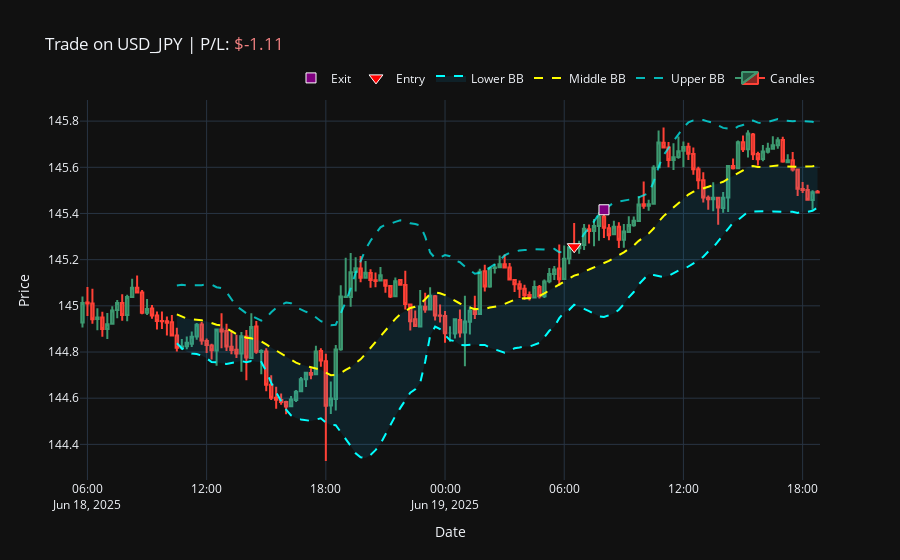
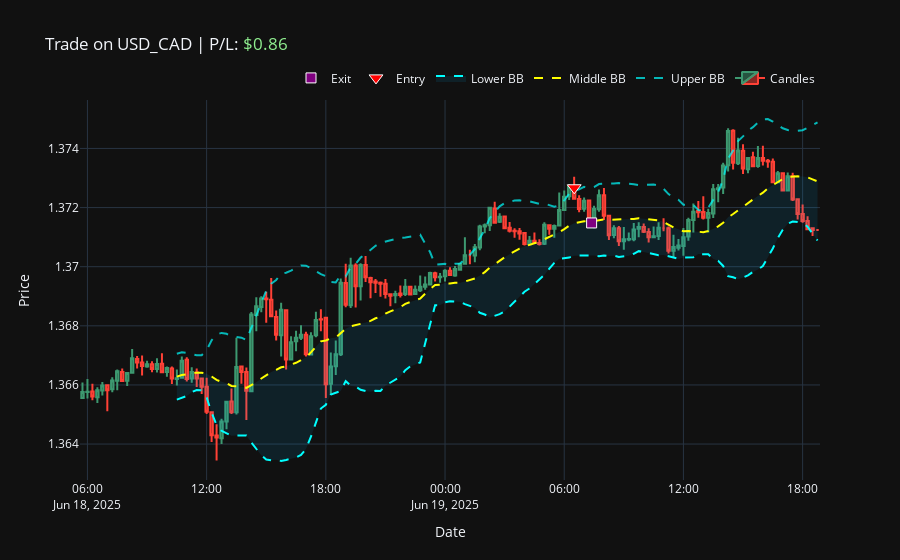
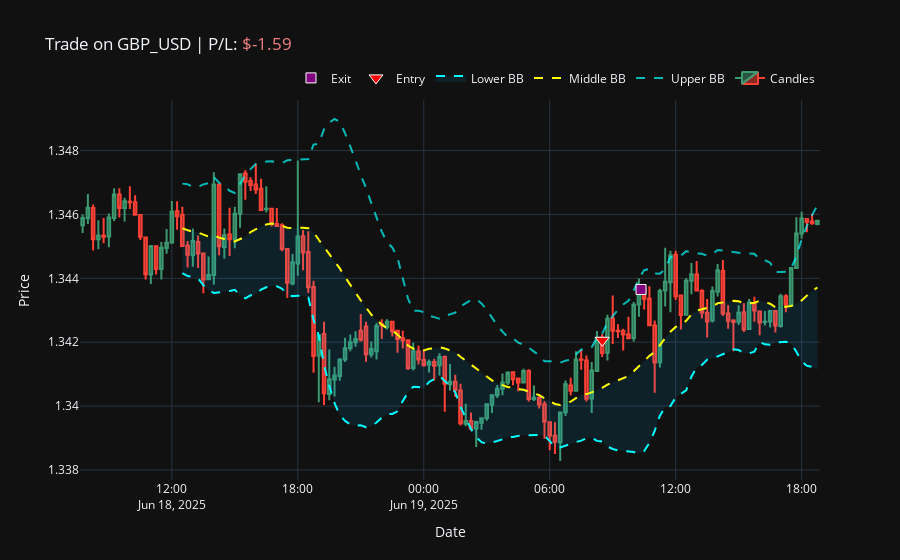
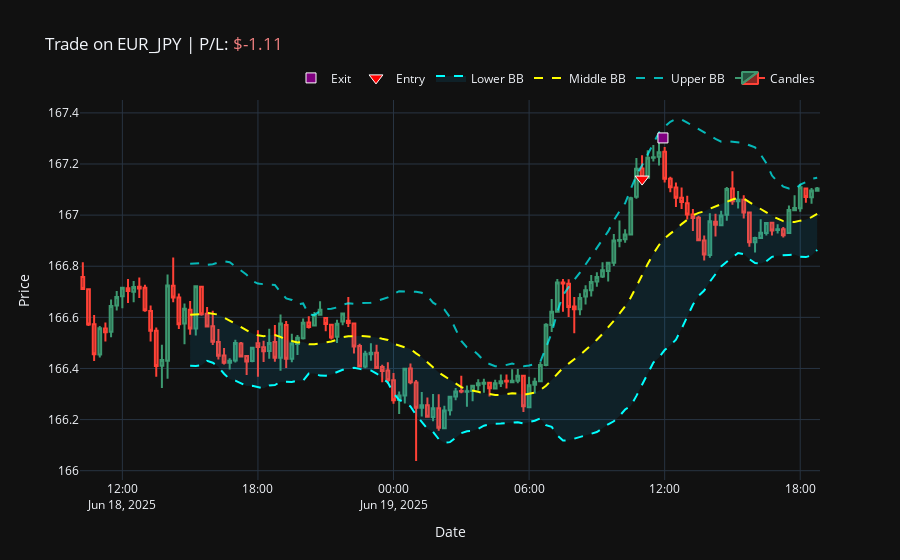

Notebook cell for these charts, in order:
### Code cell
# Make sure these libraries are installed
# pip install matplotlib pandas plotly

import pandas as pd
import plotly.graph_objects as go # <-- Import Plotly
from datetime import datetime, timedelta

# Import our custom service functions
from oanda_api_service import get_oanda_client, get_historical_candles, get_closed_trades
from technical_indicator_service import add_bollinger_bands
from live_trader_config import CANDLE_GRANULARITY

def plot_recent_trades_plotly(num_trades_to_plot=10):
    """
    Fetches and plots the most recently closed trades using Plotly for interactive charts.
    """
    api_client = get_oanda_client()
    if not api_client:
        print("Failed to get OANDA client.")
        return

    print(f"Fetching the last {num_trades_to_plot} closed trades...")
    closed_trades = get_closed_trades(api_client, count=num_trades_to_plot)
    
    if not closed_trades:
        print("No closed trades found.")
        return

    print(f"Found {len(closed_trades)} recent closed trades to plot.")

    for trade_data in reversed(closed_trades):
        instrument = trade_data['instrument']
        entry_time = pd.to_datetime(trade_data['openTime'])
        exit_time = pd.to_datetime(trade_data['closeTime'])
        entry_price = float(trade_data['price'])
        exit_price = float(trade_data.get('averageClosePrice', trade_data['price']))
        pnl = float(trade_data.get('realizedPL', 0.0))
        units = float(trade_data['initialUnits'])
        
        print(f"\n--- Plotting trade on {instrument} opened at: {entry_time.strftime('%Y-%m-%d %H:%M:%S')} ---")

        plot_start_time = entry_time - timedelta(minutes=15 * 100)
        plot_end_time = exit_time + timedelta(minutes=15 * 50)

        df_candles = get_historical_candles(
            api_client, instrument, count=500, granularity=CANDLE_GRANULARITY
        )
        df_plot_data = df_candles[(df_candles.index >= plot_start_time) & (df_candles.index <= plot_end_time)]
        
        if df_plot_data.empty:
            continue
            
        df_with_bb = add_bollinger_bands(df_plot_data)

        # --- Create Plotly Figure ---
        fig = go.Figure()

        # 1. Add Candlestick Trace
        fig.add_trace(go.Candlestick(
            x=df_with_bb.index,
            open=df_with_bb['open'],
            high=df_with_bb['high'],
            low=df_with_bb['low'],
            close=df_with_bb['close'],
            name='Candles'
        ))

        # 2. Add Bollinger Bands Traces
        fig.add_trace(go.Scatter(x=df_with_bb.index, y=df_with_bb['bb_upper'], mode='lines', name='Upper BB', line={'dash': 'dash', 'color': 'cyan'}, opacity=0.7))
        fig.add_trace(go.Scatter(x=df_with_bb.index, y=df_with_bb['bb_middle'], mode='lines', name='Middle BB', line={'dash': 'dash', 'color': 'yellow'}, opacity=0.7))
        fig.add_trace(go.Scatter(x=df_with_bb.index, y=df_with_bb['bb_lower'], mode='lines', name='Lower BB', line={'dash': 'dash', 'color': 'cyan'}, opacity=0.7,
                                 fill='tonexty', fillcolor='rgba(0, 176, 246, 0.1)')) # Fill between lower and middle

        # 3. Add Trade Markers
        entry_color = 'green' if units > 0 else 'red'
        entry_symbol = 'triangle-up' if units > 0 else 'triangle-down'
        
        fig.add_trace(go.Scatter(
            x=[entry_time], y=[entry_price],
            mode='markers', name='Entry',
            marker=dict(color=entry_color, symbol=entry_symbol, size=12, line=dict(width=1, color='white'))
        ))
        
        fig.add_trace(go.Scatter(
            x=[exit_time], y=[exit_price],
            mode='markers', name='Exit',
            marker=dict(color='purple', symbol='square', size=10, line=dict(width=1, color='white'))
        ))

        # 4. Update Layout and Formatting
        pnl_color = 'lightgreen' if pnl >= 0 else 'lightcoral'
        title_str = f"Trade on {instrument} | P/L: <span style='color:{pnl_color};'>${pnl:.2f}</span>"
        
        fig.update_layout(
            title=title_str,
            yaxis_title='Price',
            xaxis_title='Date',
            template='plotly_dark',  # Use a dark theme suitable for finance
            xaxis_rangeslider_visible=False, # Hide the range slider
            legend=dict(orientation="h", yanchor="bottom", y=1.02, xanchor="right", x=1)
        )
        
        fig.show()


# --- USAGE EXAMPLE ---
plot_recent_trades_plotly(num_trades_to_plot=5)

### Figure 1 — Plotly figure (JSON) as saved in the notebook; plotly's stock layout.template omitted (floating-point values rounded to 4 significant figures; data arrays with more than 128 entries replaced by an {"elided": "..."} marker saying what was removed)
{"data": [{"close": {"elided": "149 float values"}, "high": {"elided": "149 float values"}, "low": {"elided": "149 float values"}, "name": "Candles", "open": {"elided": "149 float values"}, "type": "candlestick", "x": {"elided": "149 str values"}}, {"line": {"color": "cyan", "dash": "dash"}, "mode": "lines", "name": "Upper BB", "opacity": 0.7, "type": "scatter", "x": {"elided": "149 str values"}, "y": {"elided": "149 float values"}}, {"line": {"color": "yellow", "dash": "dash"}, "mode": "lines", "name": "Middle BB", "opacity": 0.7, "type": "scatter", "x": {"elided": "149 str values"}, "y": {"elided": "149 float values"}}, {"fill": "tonexty", "fillcolor": "rgba(0, 176, 246, 0.1)", "line": {"color": "cyan", "dash": "dash"}, "mode": "lines", "name": "Lower BB", "opacity": 0.7, "type": "scatter", "x": {"elided": "149 str values"}, "y": {"elided": "149 float values"}}, {"marker": {"color": "red", "line": {"color": "white", "width": 1}, "size": 12, "symbol": "triangle-down"}, "mode": "markers", "name": "Entry", "type": "scatter", "x": ["2025-06-19T06:30:06.575561742+00:00"], "y": [145.3]}, {"marker": {"color": "purple", "line": {"color": "white", "width": 1}, "size": 10, "symbol": "square"}, "mode": "markers", "name": "Exit", "type": "scatter", "x": ["2025-06-19T08:00:04.339777386+00:00"], "y": [145.4]}], "layout": {"legend": {"orientation": "h", "x": 1, "xanchor": "right", "y": 1.02, "yanchor": "bottom"}, "title": {"text": "Trade on USD_JPY | P/L: <span style='color:lightcoral;'>$-1.11</span>"}, "xaxis": {"rangeslider": {"visible": false}, "title": {"text": "Date"}}, "yaxis": {"title": {"text": "Price"}}}}

### Figure 2 — Plotly figure (JSON) as saved in the notebook; plotly's stock layout.template omitted (floating-point values rounded to 4 significant figures; data arrays with more than 128 entries replaced by an {"elided": "..."} marker saying what was removed)
{"data": [{"close": {"elided": "149 float values"}, "high": {"elided": "149 float values"}, "low": {"elided": "149 float values"}, "name": "Candles", "open": {"elided": "149 float values"}, "type": "candlestick", "x": {"elided": "149 str values"}}, {"line": {"color": "cyan", "dash": "dash"}, "mode": "lines", "name": "Upper BB", "opacity": 0.7, "type": "scatter", "x": {"elided": "149 str values"}, "y": {"elided": "149 float values"}}, {"line": {"color": "yellow", "dash": "dash"}, "mode": "lines", "name": "Middle BB", "opacity": 0.7, "type": "scatter", "x": {"elided": "149 str values"}, "y": {"elided": "149 float values"}}, {"fill": "tonexty", "fillcolor": "rgba(0, 176, 246, 0.1)", "line": {"color": "cyan", "dash": "dash"}, "mode": "lines", "name": "Lower BB", "opacity": 0.7, "type": "scatter", "x": {"elided": "149 str values"}, "y": {"elided": "149 float values"}}, {"marker": {"color": "red", "line": {"color": "white", "width": 1}, "size": 12, "symbol": "triangle-down"}, "mode": "markers", "name": "Entry", "type": "scatter", "x": ["2025-06-19T06:30:15.094722246+00:00"], "y": [1.373]}, {"marker": {"color": "purple", "line": {"color": "white", "width": 1}, "size": 10, "symbol": "square"}, "mode": "markers", "name": "Exit", "type": "scatter", "x": ["2025-06-19T07:22:43.531186200+00:00"], "y": [1.371]}], "layout": {"legend": {"orientation": "h", "x": 1, "xanchor": "right", "y": 1.02, "yanchor": "bottom"}, "title": {"text": "Trade on USD_CAD | P/L: <span style='color:lightgreen;'>$0.86</span>"}, "xaxis": {"rangeslider": {"visible": false}, "title": {"text": "Date"}}, "yaxis": {"title": {"text": "Price"}}}}

### Figure 3 — Plotly figure (JSON) as saved in the notebook; plotly's stock layout.template omitted (floating-point values rounded to 4 significant figures; data arrays with more than 128 entries replaced by an {"elided": "..."} marker saying what was removed)
{"data": [{"close": {"elided": "141 float values"}, "high": {"elided": "141 float values"}, "low": {"elided": "141 float values"}, "name": "Candles", "open": {"elided": "141 float values"}, "type": "candlestick", "x": {"elided": "141 str values"}}, {"line": {"color": "cyan", "dash": "dash"}, "mode": "lines", "name": "Upper BB", "opacity": 0.7, "type": "scatter", "x": {"elided": "141 str values"}, "y": {"elided": "141 float values"}}, {"line": {"color": "yellow", "dash": "dash"}, "mode": "lines", "name": "Middle BB", "opacity": 0.7, "type": "scatter", "x": {"elided": "141 str values"}, "y": {"elided": "141 float values"}}, {"fill": "tonexty", "fillcolor": "rgba(0, 176, 246, 0.1)", "line": {"color": "cyan", "dash": "dash"}, "mode": "lines", "name": "Lower BB", "opacity": 0.7, "type": "scatter", "x": {"elided": "141 str values"}, "y": {"elided": "141 float values"}}, {"marker": {"color": "red", "line": {"color": "white", "width": 1}, "size": 12, "symbol": "triangle-down"}, "mode": "markers", "name": "Entry", "type": "scatter", "x": ["2025-06-19T08:30:07.449067263+00:00"], "y": [1.342]}, {"marker": {"color": "purple", "line": {"color": "white", "width": 1}, "size": 10, "symbol": "square"}, "mode": "markers", "name": "Exit", "type": "scatter", "x": ["2025-06-19T10:20:55.985334505+00:00"], "y": [1.344]}], "layout": {"legend": {"orientation": "h", "x": 1, "xanchor": "right", "y": 1.02, "yanchor": "bottom"}, "title": {"text": "Trade on GBP_USD | P/L: <span style='color:lightcoral;'>$-1.59</span>"}, "xaxis": {"rangeslider": {"visible": false}, "title": {"text": "Date"}}, "yaxis": {"title": {"text": "Price"}}}}

### Figure 4 — Plotly figure (JSON) as saved in the notebook; plotly's stock layout.template omitted (floating-point values rounded to 4 significant figures; data arrays with more than 128 entries replaced by an {"elided": "..."} marker saying what was removed)
{"data": [{"close": {"elided": "131 float values"}, "high": {"elided": "131 float values"}, "low": {"elided": "131 float values"}, "name": "Candles", "open": {"elided": "131 float values"}, "type": "candlestick", "x": {"elided": "131 str values"}}, {"line": {"color": "cyan", "dash": "dash"}, "mode": "lines", "name": "Upper BB", "opacity": 0.7, "type": "scatter", "x": {"elided": "131 str values"}, "y": {"elided": "131 float values"}}, {"line": {"color": "yellow", "dash": "dash"}, "mode": "lines", "name": "Middle BB", "opacity": 0.7, "type": "scatter", "x": {"elided": "131 str values"}, "y": {"elided": "131 float values"}}, {"fill": "tonexty", "fillcolor": "rgba(0, 176, 246, 0.1)", "line": {"color": "cyan", "dash": "dash"}, "mode": "lines", "name": "Lower BB", "opacity": 0.7, "type": "scatter", "x": {"elided": "131 str values"}, "y": {"elided": "131 float values"}}, {"marker": {"color": "red", "line": {"color": "white", "width": 1}, "size": 12, "symbol": "triangle-down"}, "mode": "markers", "name": "Entry", "type": "scatter", "x": ["2025-06-19T11:00:11.406500488+00:00"], "y": [167.1]}, {"marker": {"color": "purple", "line": {"color": "white", "width": 1}, "size": 10, "symbol": "square"}, "mode": "markers", "name": "Exit", "type": "scatter", "x": ["2025-06-19T11:55:26.755554341+00:00"], "y": [167.3]}], "layout": {"legend": {"orientation": "h", "x": 1, "xanchor": "right", "y": 1.02, "yanchor": "bottom"}, "title": {"text": "Trade on EUR_JPY | P/L: <span style='color:lightcoral;'>$-1.11</span>"}, "xaxis": {"rangeslider": {"visible": false}, "title": {"text": "Date"}}, "yaxis": {"title": {"text": "Price"}}}}
